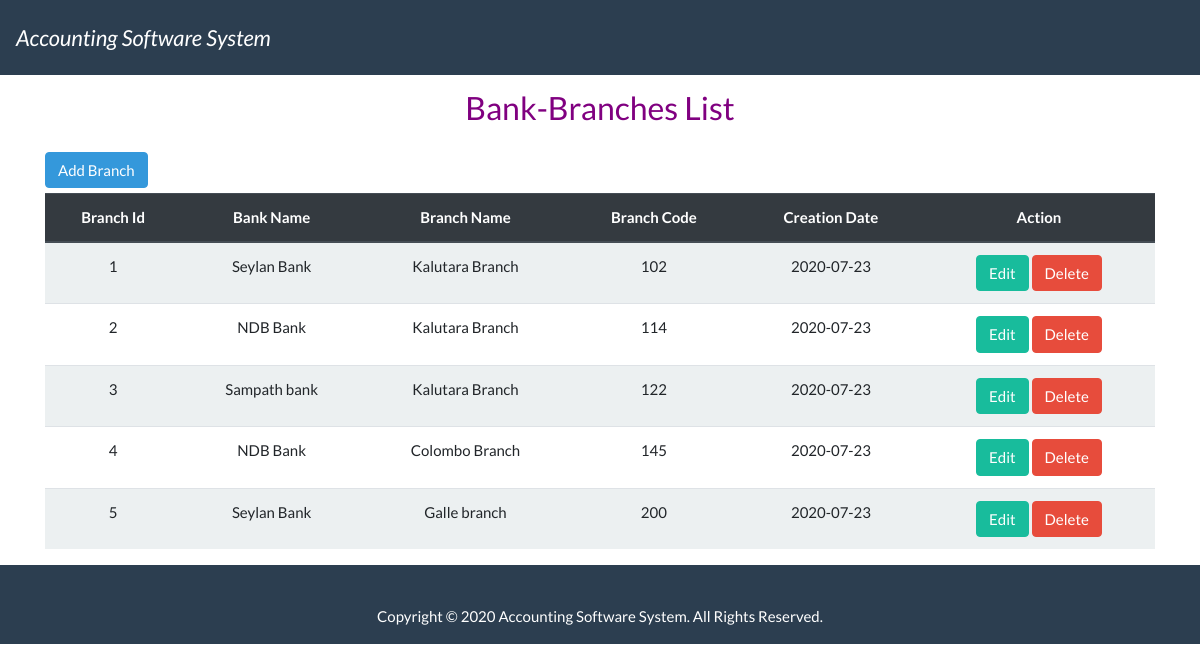
The page / on the database its author committed.
### tables this page shows
CREATE TABLE `tbl_bank_branches` (
  `bank_branch_id` int(11) NOT NULL,
  `bank_name` varchar(100) NOT NULL,
  `bank_branch_name` varchar(100) NOT NULL,
  `bank_branch_code` int(3) NOT NULL,
  `date_created` date NOT NULL
);

### application/controllers/Welcome.php (called while the page is built, shortened)
<?php
class Welcome extends CI_Controller {
	public function index()
	{
		$this->load->model('queries');
		$bankBranches = $this->queries->getBankBranches();
		$this->load->view('welcome_message', ['bankBranches'=>$bankBranches]);
	}
}

### index.php (called while the page is built, shortened)
<?php
require_once BASEPATH.'core/CodeIgniter.php';

### application/models/queries.php (called while the page is built, shortened)
<?php
    class queries extends CI_Model {
        public function getBankBranches(){
            $query = $this->db->get('tbl_bank_branches');
            if($query->num_rows() > 0){
                return $query->result();
            }
        }
    }
?>

### application/views/welcome_message.php (the view, shortened to what this page needs)
<?php include_once('header.php'); ?>
<div class="container">
	<div>
		<h3>Bank-Branches List</h3>
	</div>
		<?php echo anchor('welcome/create', 'Add Branch', ['class'=>'btn btn-info']);?>
		<table class="table table-striped table-hover">
			<thead class="thead-dark">
				<tr class="text-center">
					<th scope="col">Branch Id</th>
	  				<th scope="col">Bank Name</th>
      				<th scope="col">Branch Name </th>
	  				<th scope="col">Branch Code</th>
	  				<th scope="col">Creation Date</th>
	  				<th scope="col">Action</th>
				</tr>
			</thead>
			<tbody class="text-center">
				<?php if(count($bankBranches)):?>
					<?php foreach($bankBranches as $bankBranch):?>
						<tr>
							<td><?php echo $bankBranch->bank_branch_id;?></td>
	  						<td><?php echo $bankBranch->bank_name;?></td>
	  						<td><?php echo $bankBranch->bank_branch_name;?></td>
	  						<td><?php echo $bankBranch->bank_branch_code;?></td>
	  						<td><?php echo $bankBranch->date_created;?></td>
	  						<td>
								  <?php echo anchor("welcome/update/{$bankBranch->bank_branch_id}", 'Edit', ['class'=>'btn btn-success']);?>
								  <?php echo anchor("welcome/delete/{$bankBranch->bank_branch_id}", 'Delete', ['class'=>'btn btn-danger']);?>
							</td>
						</tr>
					<?php endforeach;?>
				<?php else: ?>
					<tr>
						<td>No Records Founds!</td>
					</tr>
				<?php endif;?>
			</tbody>
		</table>
</div>
<?php include_once('footer.php'); ?>

### application/views/header.php (shortened to what this page needs)
?><!DOCTYPE html>
<html lang="en">
<head>
	<link rel="stylesheet" type="text/css" href="<?php echo base_url('assets/css/bootstrap.css');?>">
	<link rel="stylesheet" type="text/css" href="<?php echo base_url('assets/css/stylesheet.css');?>">
	<link rel="stylesheet" type="text/css" href="<?php echo base_url('assets/css/font-awesome.min.css');?>">
	<link rel="stylesheet" href="https://use.fontawesome.com/releases/v5.0.8/css/all.css">
</head>
<body>
<nav class="navbar navbar-expand-lg navbar-dark bg-primary">
  <a class="navbar-brand" href="#">Accounting Software System</a>
</nav>

### application/views/footer.php
<footer class="page-footer mdb-color pt-4">
  <div class="footer-copyright text-center py-3">Copyright © 2020 Accounting Software System. All Rights Reserved.
  </div>
</footer>
</body>
</html>

### assets/css/stylesheet.css (style rules this page uses)
body { margin: 0; padding: 0; }
.navbar-brand { font-size:22px; font-style:italic; }
h3 { margin: 0 0 14px 0; padding: 14px 15px 10px 15px; text-align: center; color: purple; }
table { margin-top:5px; }
footer { color: white; background-color: #2C3E50; }

### rows shown on the page
tbl_bank_branches: bank_branch "1", bank_name "Seylan Bank", bank_branch_name "Kalutara Branch", bank_branch_code "102", date_created "2020-07-23", bank_branch "Edit", bank_branch "Delete"
tbl_bank_branches: bank_branch "2", bank_name "NDB Bank", bank_branch_name "Kalutara Branch", bank_branch_code "114", date_created "2020-07-23", bank_branch "Edit", bank_branch "Delete"
tbl_bank_branches: bank_branch "3", bank_name "Sampath bank", bank_branch_name "Kalutara Branch", bank_branch_code "122", date_created "2020-07-23", bank_branch "Edit", bank_branch "Delete"
tbl_bank_branches: bank_branch "4", bank_name "NDB Bank", bank_branch_name "Colombo Branch", bank_branch_code "145", date_created "2020-07-23", bank_branch "Edit", bank_branch "Delete"
tbl_bank_branches: bank_branch "5", bank_name "Seylan Bank", bank_branch_name "Galle branch", bank_branch_code "200", date_created "2020-07-23", bank_branch "Edit", bank_branch "Delete"

### other values the page prints
anchor('welcome/create', 'Add Branch', ['class'=>'btn btn-info']) "Add Branch"
